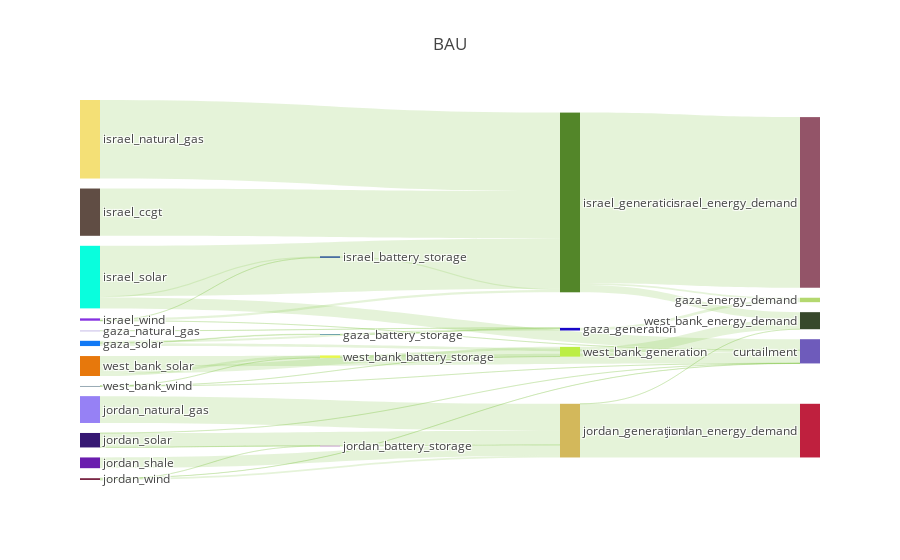

Source (notebook cell):
### Markdown cell above
## Looking at Palestinian self-sufficiency

### Code cell
region='west_bank'
scenario='BAU'
results[scenario].plot_self_sufficiency(region=region)
results[scenario].get_self_sufficiency(region=region)
results[scenario].plot_flows_sankey(title=scenario)

### Figure 1 — Plotly figure (JSON) as saved in the notebook; plotly's stock layout.template omitted (floating-point values rounded to 4 significant figures)
{"data": [{"domain": {"x": [0, 1], "y": [0, 1]}, "link": {"color": ["rgba(127, 194, 65, 0.2)", "rgba(127, 194, 65, 0.2)", "rgba(127, 194, 65, 0.2)", "rgba(127, 194, 65, 0.2)", "rgba(127, 194, 65, 0.2)", "rgba(127, 194, 65, 0.2)", "rgba(127, 194, 65, 0.2)", "rgba(127, 194, 65, 0.2)", "rgba(127, 194, 65, 0.2)", "rgba(127, 194, 65, 0.2)", "rgba(127, 194, 65, 0.2)", "rgba(127, 194, 65, 0.2)", "rgba(127, 194, 65, 0.2)", "rgba(127, 194, 65, 0.2)", "rgba(127, 194, 65, 0.2)", "rgba(127, 194, 65, 0.2)", "rgba(127, 194, 65, 0.2)", "rgba(127, 194, 65, 0.2)", "rgba(127, 194, 65, 0.2)", "rgba(127, 194, 65, 0.2)", "rgba(127, 194, 65, 0.2)", "rgba(127, 194, 65, 0.2)", "rgba(127, 194, 65, 0.2)", "rgba(127, 194, 65, 0.2)", "rgba(127, 194, 65, 0.2)", "rgba(127, 194, 65, 0.2)", "rgba(127, 194, 65, 0.2)", "rgba(127, 194, 65, 0.2)", "rgba(127, 194, 65, 0.2)", "rgba(127, 194, 65, 0.2)", "rgba(127, 194, 65, 0.2)", "rgba(127, 194, 65, 0.2)", "rgba(127, 194, 65, 0.2)", "rgba(127, 194, 65, 0.2)", "rgba(127, 194, 65, 0.2)", "rgba(127, 194, 65, 0.2)", "rgba(127, 194, 65, 0.2)", "rgba(127, 194, 65, 0.2)", "rgba(127, 194, 65, 0.2)", "rgba(127, 194, 65, 0.2)", "rgba(127, 194, 65, 0.2)", "rgba(127, 194, 65, 0.2)", "rgba(127, 194, 65, 0.2)", "rgba(127, 194, 65, 0.2)", "rgba(127, 194, 65, 0.2)", "rgba(127, 194, 65, 0.2)", "rgba(127, 194, 65, 0.2)", "rgba(127, 194, 65, 0.2)", "rgba(127, 194, 65, 0.2)", "rgba(127, 194, 65, 0.2)", "rgba(127, 194, 65, 0.2)", "rgba(127, 194, 65, 0.2)"], "source": [0, 34, 2, 32, 4, 5, 5, 5, 39, 7, 8, 9, 35, 35, 35, 35, 11, 12, 12, 12, 13, 13, 13, 41, 15, 16, 17, 40, 40, 40, 19, 20, 21, 21, 21, 22, 22, 22, 43, 24, 25, 26, 42, 42, 42, 28, 29, 29, 29, 30, 30, 30], "target": [31, 32, 32, 31, 32, 33, 34, 32, 35, 35, 35, 35, 31, 36, 37, 38, 35, 33, 39, 35, 33, 39, 35, 40, 40, 40, 40, 36, 37, 38, 40, 40, 33, 41, 40, 33, 41, 40, 42, 42, 42, 42, 36, 37, 38, 42, 33, 43, 42, 33, 43, 42], "value": [0, 345600.0, 0, 1381000.0, 52938, 1434000.0, 345600.0, 982800.0, 653400.0, 24910000.0, 0, 0, 953300.0, 89900000.0, 0, 3832000.0, 41370000.0, 5789000.0, 651100.0, 26530000.0, 3954.0, 2220.0, 1223000.0, 150500.0, 0, 0, 0, 0, 28280000.0, 5119.0, 14140000.0, 5656000.0, 63510.0, 105000.0, 7458000.0, 35730.0, 45490.0, 876400.0, 1250000.0, 0, 0, 0, 0, 0, 5143000.0, 0, 5416000.0, 1249000.0, 3839000.0, 19720.0, 1285.0, 53870.0]}, "node": {"color": ["4c3ffe", "a6e108", "190dd4", "96f27b", "8c79cf", "1279f5", "d7763e", "604d44", "391bc5", "bcd133", "29d9ff", "f4e076", "09fedd", "8531e1", "1a59cb", "4241c3", "4859fa", "cc8146", "a2a655", "9681f5", "6a1dae", "361873", "7a2745", "3c1e6d", "6c8164", "761e2e", "3a1685", "ce7527", "469ae5", "e7780c", "31566b", "b4d86f", "1807c8", "6e5bbb", "307b8e", "538629", "935468", "bf203e", "37482b", "043489", "d3b85b", "8d3f93", "bcee44", "e9f84a"], "label": ["egypt_generation", "gaza_battery_storage", "gaza_diesel", "gaza_generation", "gaza_natural_gas", "gaza_solar", "israel_battery_storage", "israel_ccgt", "israel_coal", "israel_diesel", "israel_generation", "israel_natural_gas", "israel_solar", "israel_wind", "jordan_battery_storage", "jordan_ccgt", "jordan_coal", "jordan_diesel", "jordan_generation", "jordan_natural_gas", "jordan_shale", "jordan_solar", "jordan_wind", "west_bank_battery_storage", "west_bank_ccgt", "west_bank_coal", "west_bank_diesel", "west_bank_generation", "west_bank_natural_gas", "west_bank_solar", "west_bank_wind", "gaza_energy_demand", "gaza_generation", "curtailment", "gaza_battery_storage", "israel_generation", "israel_energy_demand", "jordan_energy_demand", "west_bank_energy_demand", "israel_battery_storage", "jordan_generation", "jordan_battery_storage", "west_bank_generation", "west_bank_battery_storage"], "line": {"color": "black", "width": 0}, "pad": 10}, "orientation": "h", "type": "sankey", "valueformat": ".0f"}], "layout": {"autosize": true, "font": {"size": 12}, "title": {"text": "BAU"}}}
